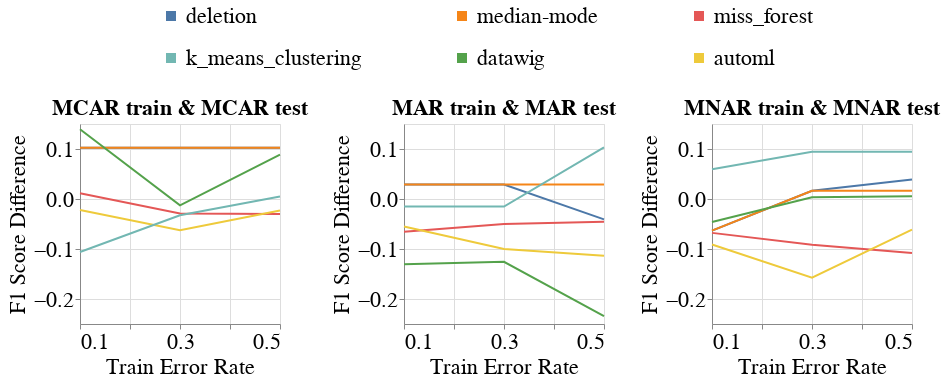

This figure's notebook cell:
### Code cell
create_exp2_line_bands_for_no_shift(dataset_name=DATASET_NAME,
                                    column_name='PhysicallyActive',
                                    metric_name='f1_score',
                                    group='Gender',
                                    db_client=db_client,
                                    without_dummy=True,
                                    with_band=False)
